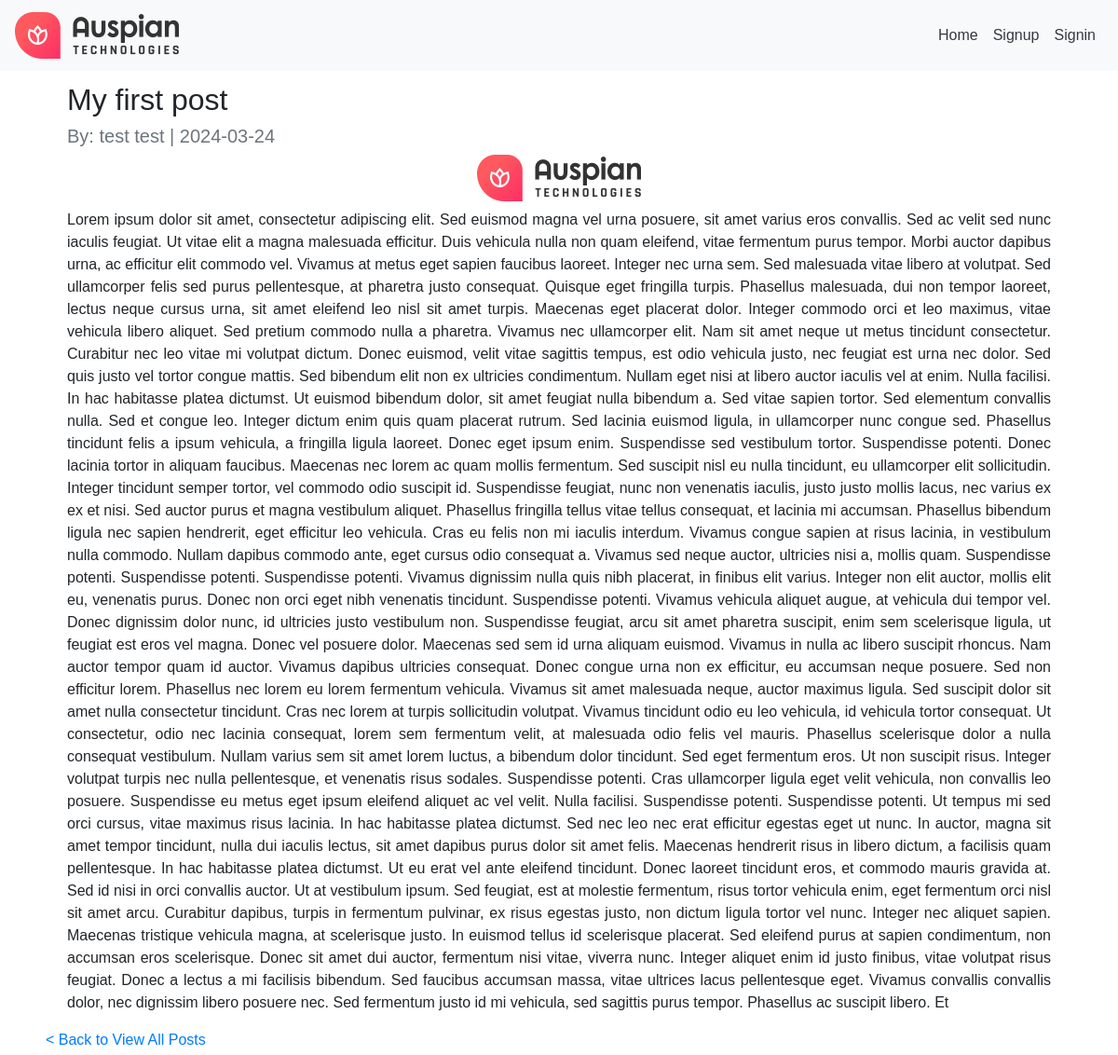
The page /post_details.php?post_id=1 on the database its author committed.
### tables this page shows
CREATE TABLE `posts` (
  `post_id` bigint(20) NOT NULL,
  `mbrid` bigint(20) DEFAULT NULL COMMENT 'Member id of who is created this post',
  `post_title` varchar(250) DEFAULT NULL COMMENT 'Post title',
  `post_desc` text DEFAULT NULL COMMENT 'Post description text',
  `post_status` varchar(50) DEFAULT NULL COMMENT 'The status one from following list:\nPublish\nPending\nDraft',
  `post_img_file_name` varchar(200) DEFAULT NULL,
  `post_date` datetime DEFAULT NULL
);

CREATE TABLE `members` (
  `mbrid` bigint(20) NOT NULL,
  `fname` varchar(250) DEFAULT NULL,
  `lname` varchar(250) DEFAULT NULL,
  `login_email` varchar(250) NOT NULL,
  `pwd` varchar(50) DEFAULT NULL,
  `created_on` datetime DEFAULT NULL,
  `phone` varchar(50) DEFAULT NULL
);

### db/Database.php (called while the page is built, shortened)
<?php
class Database {
    private $host = 'localhost';
    private $db_name = 'my_blog';
    private $username = 'root';
    private $password = '';
    public function __construct() {
        $this->conn = new mysqli($this->host, $this->username, $this->password, $this->db_name);
    }
}
?>

### db/Post.php (called while the page is built, shortened)
<?php
class Post {
    private $conn;
    public function __construct($db) {
        $this->conn = $db;
    }
    public function getPostDetails($pid){
        $query = "SELECT * FROM posts WHERE post_id = ?";
        $stmt = $this->conn->prepare($query);
        $stmt->bind_param("i", $pid);
        $stmt->execute();
        $result = $stmt->get_result();
        if($result->num_rows > 0) {
            $postData = $result->fetch_assoc();
            return $postData;
        } else {
            return array();
        }
    }
}

### db/Member.php (called while the page is built, shortened)
<?php
class Member {
    private $conn;
    public function __construct($db) {
        $this->conn = $db;
    }
    public function getMemberDetails($mbrid){
        $query = "SELECT * FROM members WHERE mbrid = ?";
        $stmt = $this->conn->prepare($query);
        $stmt->bind_param("i", $mbrid);
        $stmt->execute();
        $result = $stmt->get_result();
        if ($result->num_rows == 1) {
            $memberDetails = $result->fetch_assoc();
            return $memberDetails;
        } else {
            return null;
        }
    }
}

### post_details.php (the view, shortened to what this page needs)
<?php
include_once 'db/Database.php';
include_once 'db/Post.php';
include_once 'db/Member.php';
$postDetails="";
$memberDetails="";
if(isset($_GET['post_id'])) {
    $database = new Database();
    $post = new Post($database->conn);
    $member = new Member($database->conn);
    $postId = intval($_GET['post_id']);
    $postDetails = $post->getPostDetails($postId);
    $mbrid = $postDetails['mbrid'];
    $memberDetails = $member->getMemberDetails($mbrid);
} else {
    echo "Post ID is missing.";
}
?>
<!DOCTYPE html>
<html lang="en">
<head>
    <link rel="stylesheet" href="https://cdn.jsdelivr.net/npm/bootstrap@4.5.3/dist/css/bootstrap.min.css">
    <link rel="stylesheet" href="css/style.css">
</head>
<body>
<?php include_once 'includes/navbar.php'; ?>
<div class="container">
    <div class="row m-1">
        <div class="col-md-12">
            <div class="post-heading m-2">
                <h2><?php echo $postDetails['post_title']; ?></h2>
                <h5 class="text-muted">By: <?php echo $memberDetails['fname']." ".$memberDetails['lname']; ?> | <?php echo substr($postDetails['post_date'], 0, 10); ?></h5>
            </div>
            <div class="post-img text-center m-2">
                <img src="member/uploads/<?php echo $postDetails['post_img_file_name']; ?>" alt="">
            </div>
            <div class="post-details text-justify m-2">
                <p><?php echo $postDetails['post_desc']; ?></p>
            </div>
        </div>
        <div class="go-back">
            <a href="index.php"> &lt; Back to View All Posts</a>
        </div>
    </div>
</div>
</body>
</html>

### css/style.css (style rules this page uses)
body { font-family: Arial, Helvetica, sans-serif; }

### rows shown on the page
posts: post_title "My first post", post_date "2024-03-24", post_img_file_name (picture), post_desc "Lorem ipsum dolor sit amet, consectetur adipiscing elit. Sed euismod magna vel urna posuere, sit amet varius eros convallis. Sed ac velit sed nunc iaculis feugiat. Ut vitae elit a magna malesuada efficitur. Duis vehicula nulla non quam eleifend, vitae fermentum purus tempor. Morbi auctor dapibus urna, ac efficitur elit commodo vel. Vivamus at metus eget sapien faucibus laoreet. Integer nec urna sem. Sed malesuada vitae libero at volutpat. Sed ullamcorper felis sed purus pellentesque, at pharetra justo consequat. Quisque eget fringilla turpis. Phasellus malesuada, dui non tempor laoreet, lectus neque cursus urna, sit amet eleifend leo nisl sit amet turpis. Maecenas eget placerat dolor.…"
members: fname "test", lname "test"
